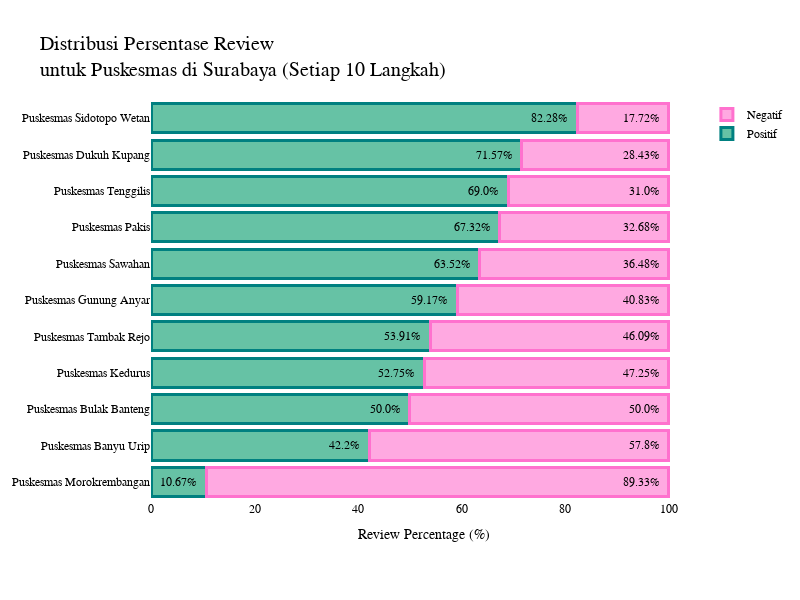

Notebook cell for this chart:
### Code cell
import plotly.graph_objects as go

detail_puskesmas['negative_percentage'] = 100 - detail_puskesmas['positive_percentage']

# Round the values to 2 decimals
detail_puskesmas['positive_percentage'] = detail_puskesmas['positive_percentage'].round(2)
detail_puskesmas['negative_percentage'] = detail_puskesmas['negative_percentage'].round(2)

detail_puskesmas = detail_puskesmas.sort_values("positive_percentage", ascending=True)
detail_puskesmas = detail_puskesmas[detail_puskesmas["puskesmas_name"] != "Puskesmas Dr. Soetomo"]

total_rows = len(detail_puskesmas)
intervals = 10
step = max(total_rows // intervals, 1)

indices = [0]
indices.extend(range(step, total_rows - step, step))
if total_rows > 1:
    indices.append(total_rows - 1)

unique_indices = sorted(set(indices))

filtered_puskesmas = detail_puskesmas.iloc[unique_indices]

fig = go.Figure()

filtered_puskesmas['positive_percentage_text'] = '  ' + filtered_puskesmas['positive_percentage'].astype(str) + '%  '

fig.add_trace(go.Bar(
    x=filtered_puskesmas['positive_percentage'],
    y=filtered_puskesmas['puskesmas_name'],
    name='Positif',
    orientation='h',
    marker=dict(color='rgba(102,194,165,255)', line=dict(color='rgba(0, 128, 128, 1.0)', width=3)),
    text=filtered_puskesmas['positive_percentage_text'],
    textposition='outside',
    textfont=dict(size=12, color="black", family="Arial, sans-serif")
))

filtered_puskesmas['negative_percentage'] = filtered_puskesmas['negative_percentage'].astype(str) + '%  '

fig.add_trace(go.Bar(
    x=filtered_puskesmas['negative_percentage'],
    y=filtered_puskesmas['puskesmas_name'],
    name='Negatif',
    orientation='h',
    marker=dict(color='rgba(255, 113, 206, 0.6)', line=dict(color='rgba(255, 113, 206, 1.0)', width=3)),
    text=filtered_puskesmas['negative_percentage'],
    textposition='inside',
    textfont=dict(size=12, color="black", family="Arial, sans-serif")
))

fig.update_layout(
    barmode='stack',
    yaxis_title=None,
    xaxis_title="Review Percentage (%)",
    title="Distribusi Persentase Review<br>untuk Puskesmas di Surabaya (Setiap 10 Langkah)",
    height=600,
    width=800,
    font=dict(family="Helvetica, sans-serif", size=12, color="black"),
    plot_bgcolor='rgba(255,255,255,1)',
    title_font=dict(size=20, color="black", family="Helvetica, sans-serif"),
    xaxis_title_font=dict(size=14, color="black", family="Helvetica, sans-serif"),
    yaxis_title_font=dict(size=14, color="black", family="Helvetica, sans-serif"),
    xaxis=dict(showgrid=False),
    yaxis=dict(showgrid=False),
    margin=dict(t=100, b=100, l=100, r=100),
    legend_traceorder='reversed',
)

fig.show()

### Figure 1 — Plotly figure (JSON) as saved in the notebook; plotly's stock layout.template omitted (floating-point values rounded to 4 significant figures)
{"data": [{"marker": {"color": "rgba(102,194,165,255)", "line": {"color": "rgba(0, 128, 128, 1.0)", "width": 3}}, "name": "Positif", "orientation": "h", "text": ["  10.67%  ", "  42.2%  ", "  50.0%  ", "  52.75%  ", "  53.91%  ", "  59.17%  ", "  63.52%  ", "  67.32%  ", "  69.0%  ", "  71.57%  ", "  82.28%  "], "textfont": {"color": "black", "family": "Arial, sans-serif", "size": 12}, "textposition": "outside", "type": "bar", "x": [10.67, 42.2, 50, 52.75, 53.91, 59.17, 63.52, 67.32, 69, 71.57, 82.28], "y": ["Puskesmas Morokrembangan", "Puskesmas Banyu Urip", "Puskesmas Bulak Banteng", "Puskesmas Kedurus", "Puskesmas Tambak Rejo", "Puskesmas Gunung Anyar", "Puskesmas Sawahan", "Puskesmas Pakis", "Puskesmas Tenggilis", "Puskesmas Dukuh Kupang", "Puskesmas Sidotopo Wetan"]}, {"marker": {"color": "rgba(255, 113, 206, 0.6)", "line": {"color": "rgba(255, 113, 206, 1.0)", "width": 3}}, "name": "Negatif", "orientation": "h", "text": ["89.33%  ", "57.8%  ", "50.0%  ", "47.25%  ", "46.09%  ", "40.83%  ", "36.48%  ", "32.68%  ", "31.0%  ", "28.43%  ", "17.72%  "], "textfont": {"color": "black", "family": "Arial, sans-serif", "size": 12}, "textposition": "inside", "type": "bar", "x": ["89.33%  ", "57.8%  ", "50.0%  ", "47.25%  ", "46.09%  ", "40.83%  ", "36.48%  ", "32.68%  ", "31.0%  ", "28.43%  ", "17.72%  "], "y": ["Puskesmas Morokrembangan", "Puskesmas Banyu Urip", "Puskesmas Bulak Banteng", "Puskesmas Kedurus", "Puskesmas Tambak Rejo", "Puskesmas Gunung Anyar", "Puskesmas Sawahan", "Puskesmas Pakis", "Puskesmas Tenggilis", "Puskesmas Dukuh Kupang", "Puskesmas Sidotopo Wetan"]}], "layout": {"barmode": "stack", "font": {"color": "black", "family": "Helvetica, sans-serif", "size": 12}, "height": 600, "legend": {"traceorder": "reversed"}, "margin": {"b": 100, "l": 100, "r": 100, "t": 100}, "plot_bgcolor": "rgba(255,255,255,1)", "title": {"font": {"color": "black", "family": "Helvetica, sans-serif", "size": 20}, "text": "Distribusi Persentase Review<br>untuk Puskesmas di Surabaya (Setiap 10 Langkah)"}, "width": 800, "xaxis": {"showgrid": false, "title": {"font": {"color": "black", "family": "Helvetica, sans-serif", "size": 14}, "text": "Review Percentage (%)"}}, "yaxis": {"showgrid": false, "title": {"font": {"color": "black", "family": "Helvetica, sans-serif", "size": 14}}}}}
